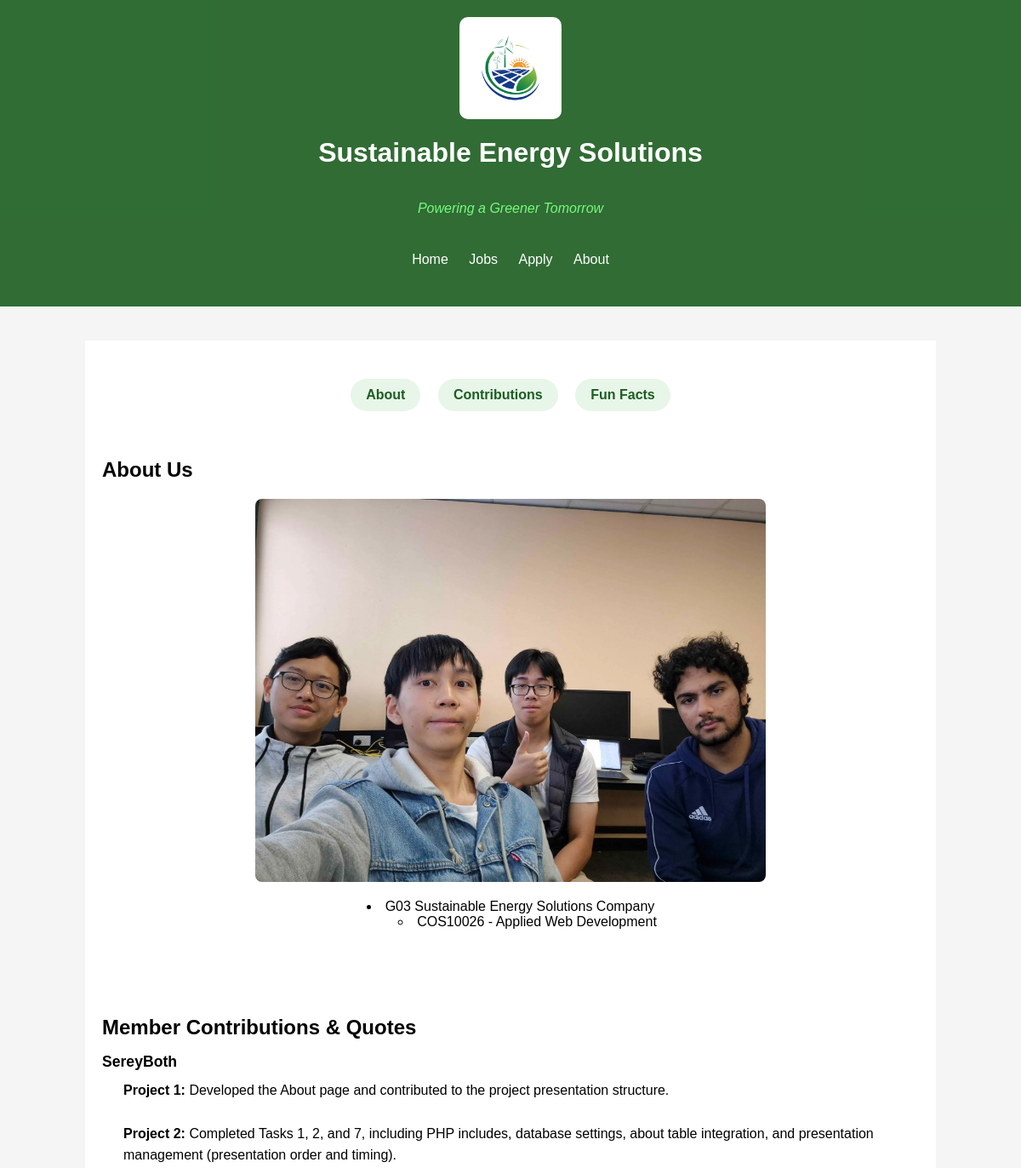
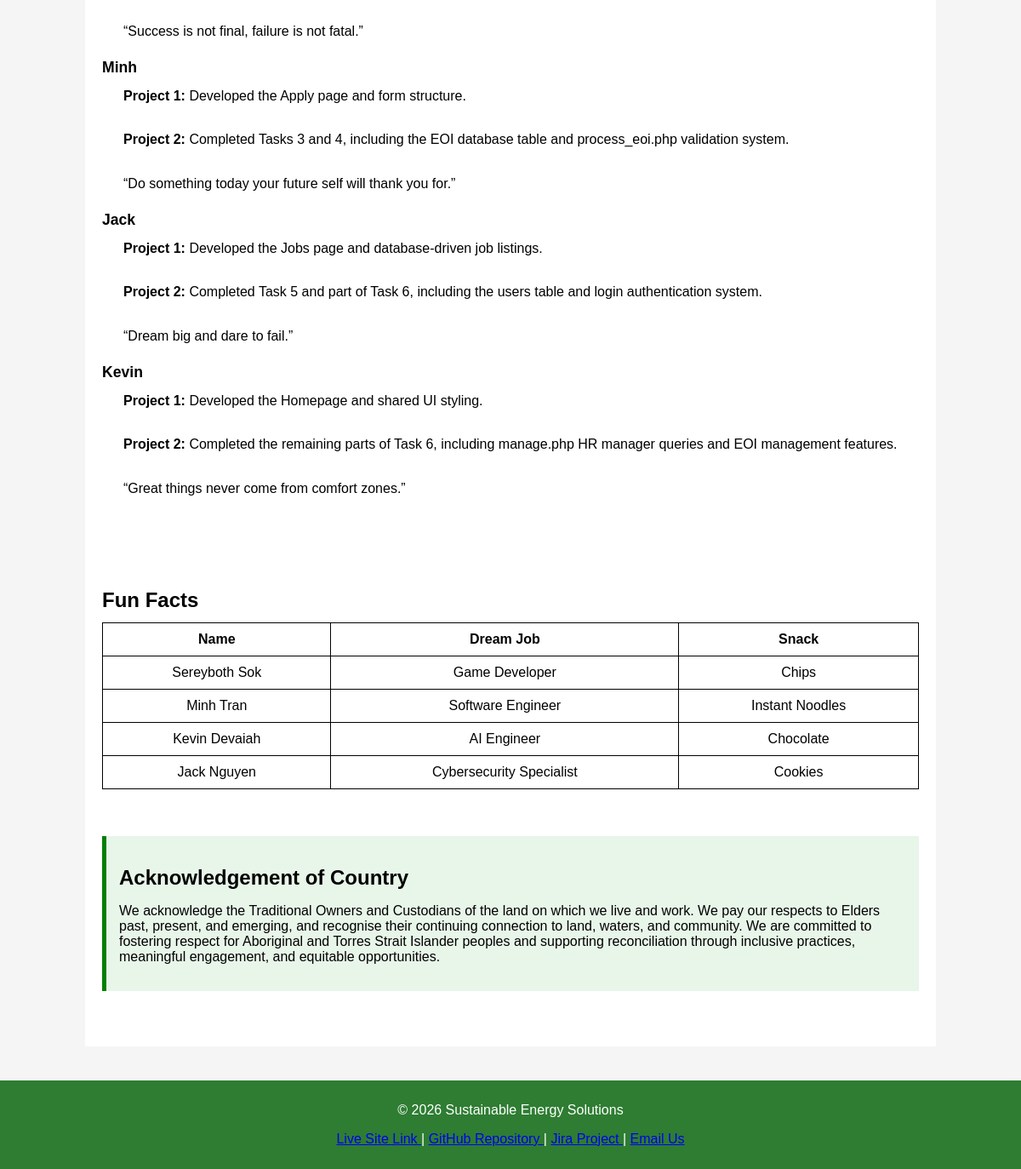
Page /about.php on the committed database (2 pictures, top to bottom).
### tables this page shows
CREATE TABLE `about_members` (
  `id` int(11) NOT NULL,
  `member_name` varchar(100) NOT NULL,
  `first_project` text NOT NULL,
  `second_project` text NOT NULL,
  `quote_text` text NOT NULL
);

### about.php (the view, shortened to what this page needs)
<?php require_once("settings.php"); ?>
<?php
$conn = mysqli_connect($host, $user, $pwd, $sql_db);
?>
<?php include 'header.inc'; ?>
<link rel="stylesheet" href="styles/about.css">
<main id="main-content">
    <nav class="page-nav" aria-label="Page sections">
        <ul>
            <li><a href="#about">About</a></li>
            <li><a href="#contributions">Contributions</a></li>
            <li><a href="#facts">Fun Facts</a></li>
        </ul>
    </nav>
    <section id="about">
        <h2>About Us</h2>
        <img src="images/web_group.webp"
             alt="Group members collaborating on a web development project"
             class="web-group">
        <ul class="about-list">
            <li>
                G03 Sustainable Energy Solutions Company
                <ul>
                    <li>COS10026 - Applied Web Development</li>
                </ul>
            </li>
        </ul>
    </section>
    <section id="contributions">
        <h2>Member Contributions & Quotes</h2>
        <dl>
        <?php
        $sql = "SELECT * FROM about_members";
        $result = mysqli_query($conn, $sql);
        if ($result) {
            while ($row = mysqli_fetch_assoc($result)) {
                echo "<dt>" . $row['member_name'] . "</dt>";
                echo "<dd>";
                echo "<strong>Project 1:</strong> "
                     . $row['first_project'] . "<br><br>";
                echo "<strong>Project 2:</strong> "
                     . $row['second_project'] . "<br><br>";
                echo "<q>" . $row['quote_text'] . "</q>";
                echo "</dd>";
            }
        }
        ?>
        </dl>
    </section>
    <section id="facts">
        <h2>Fun Facts</h2>
        <table class="table">
            <thead>
                <tr>
                    <th scope="col">Name</th>
                    <th scope="col">Dream Job</th>
                    <th scope="col">Snack</th>
                </tr>
            </thead>
            <tbody>
                <tr>
                    <td>Sereyboth Sok</td>
                    <td>Game Developer</td>
                    <td>Chips</td>
                </tr>
                <tr>
                    <td>Minh Tran</td>
                    <td>Software Engineer</td>
                    <td>Instant Noodles</td>
                </tr>
                <tr>
                    <td>Kevin Devaiah</td>
                    <td>AI Engineer</td>
                    <td>Chocolate</td>
                </tr>
                <tr>
                    <td>Jack Nguyen</td>
                    <td>Cybersecurity Specialist</td>
                    <td>Cookies</td>
                </tr>
            </tbody>
        </table>
    </section>
    <section class="acknowledgement">
        <h2>Acknowledgement of Country</h2>
        <p>
            We acknowledge the Traditional Owners and Custodians of the land on which we live and work.
            We pay our respects to Elders past, present, and emerging, and recognise their continuing connection to land, waters, and community.
            We are committed to fostering respect for Aboriginal and Torres Strait Islander peoples and supporting reconciliation through inclusive practices, meaningful engagement, and equitable opportunities.
        </p>
    </section>
</main>
<?php include 'footer.inc'; ?>

### header.inc (shortened to what this page needs)
<!DOCTYPE html>
<html lang="en">
<head>
    <link rel="stylesheet" href="styles/style.css">
</head>
<body>
<header>
    <img src="images/green-energy-logo.webp" alt="Solar energy logo" class="logo">
    <h1>Sustainable Energy Solutions</h1>
    <p class="slogan">Powering a Greener Tomorrow</p>
    <?php include 'nav.inc'; ?>
</header>

### nav.inc
<nav>
    <ul>
        <li><a href="index.php">Home</a></li>
        <li><a href="jobs.php">Jobs</a></li>
        <li><a href="apply.php">Apply</a></li>
        <li><a href="about.php">About</a></li>
    </ul>
</nav>

### footer.inc
<footer>
    <p>&copy; 2026 Sustainable Energy Solutions</p>
    <p>
        <a href="https://minhswin.github.io/COS10026-Applied_Web_Project_Part_1_of_2_-Group-Submission-/">
            Live Site Link
        </a> |
        <a href="https://github.com/MinhSwin/COS10026-Applied_Web_Project_Part_1_of_2_-Group-Submission-.git" target="_blank" rel="noopener noreferrer">
            GitHub Repository
        </a> |
        <a href="https://cos10026groupproj1.atlassian.net/jira/software/projects/SCRUM/boards/1/backlog" target="_blank" rel="noopener noreferrer">
            Jira Project
        </a> |
        <a href="mailto:info@sustainableenergy.com">
            Email Us
        </a>
    </p>
</footer>
</body>
</html>

### styles/style.css (style rules this page uses)
header { font-family: Arial, Helvetica, sans-serif; font-size: 1em; display: flex; flex-direction: column; align-items: center; padding: 20px; background-color: rgba(27, 94, 32, 0.9); color: white; }
.logo { width: 120px; border-radius: 10px; }
nav ul { list-style: none; padding: 0px; }
nav ul li { display: inline-block; margin: 10px; }
nav a { color: white; text-decoration: none; }
.acknowledgement { background-color: #e8f5e9; border-left: 5px solid green; padding: 15px; margin-top: 20px; }
footer { background-color: #2e7d32; color: white; text-align: center; padding: 10px; }

### styles/about.css (style rules this page uses)
*, *::before, *::after { box-sizing: border-box; }
section { margin-bottom: 45px; padding: 10px 0; }
h2 { margin-bottom: 12px; }
.page-nav { text-align: center; margin: 25px auto; }
.page-nav ul { list-style: none; padding: 0; margin: 0; }
.page-nav li { display: inline-block; margin: 0 8px; }
.page-nav a { display: inline-block; padding: 10px 18px; background-color: #e8f5e9; color: #1b5e20; border-radius: 30px; text-decoration: none; font-weight: bold; transition: 0.3s; }
.web-group { display: block; margin: 20px auto; width: 100%; max-width: 600px; height: auto; border-radius: 8px; }
.about-list { text-align: center; list-style-position: inside; padding-left: 0; }
dt { font-weight: bold; margin-top: 15px; margin-bottom: 10px; font-size: 1.1em; }
dd { margin-left: 25px; margin-bottom: 20px; line-height: 1.6; }
table { width: 100%; border-collapse: collapse; }
th, td { border: 1px solid black; padding: 10px; text-align: center; }
body { margin: 0; font-family: Arial, Helvetica, sans-serif; background-color: #f5f5f5; }
#main-content { max-width: 1000px; margin: 40px auto; padding: 20px; background-color: white; color: black; }

### header.inc (style rules this page uses)
.slogan { font-style: italic; color: #76fa7d; }

### rows in the picture
about_members: member_name "SereyBoth", first_project "Developed the About page and contributed to the project presentation structure.", second_project "Completed Tasks 1, 2, and 7, including PHP includes, database settings, about table integration, and presentation management (presentation order and timing).", quote_text "Success is not final, failure is not fatal."
about_members: member_name "Minh", first_project "Developed the Apply page and form structure.", second_project "Completed Tasks 3 and 4, including the EOI database table and process_eoi.php validation system.", quote_text "Do something today your future self will thank you for."
about_members: member_name "Jack", first_project "Developed the Jobs page and database-driven job listings.", second_project "Completed Task 5 and part of Task 6, including the users table and login authentication system.", quote_text "Dream big and dare to fail."
about_members: member_name "Kevin", first_project "Developed the Homepage and shared UI styling.", second_project "Completed the remaining parts of Task 6, including manage.php HR manager queries and EOI management features.", quote_text "Great things never come from comfort zones."
